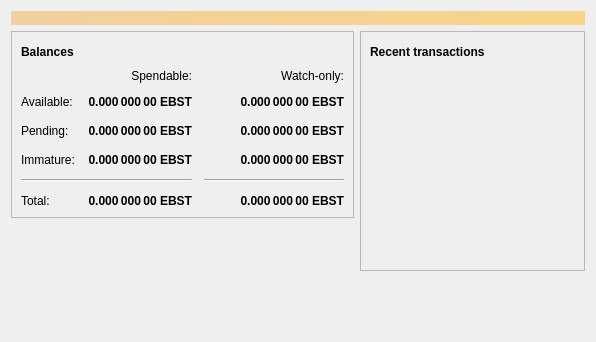
<?xml version="1.0" encoding="UTF-8"?>
<ui version="4.0">
 <class>OverviewPage</class>
 <widget class="QWidget" name="OverviewPage">
  <property name="geometry">
   <rect>
    <x>0</x>
    <y>0</y>
    <width>596</width>
    <height>342</height>
   </rect>
  </property>
  <property name="windowTitle">
   <string>Form</string>
  </property>
  <layout class="QVBoxLayout" name="topLayout">
   <item>
    <widget class="QLabel" name="labelAlerts">
     <property name="visible">
      <bool>false</bool>
     </property>
     <property name="styleSheet">
      <string notr="true">QLabel { background-color: qlineargradient(x1: 0, y1: 0, x2: 1, y2: 0, stop:0 #F0D0A0, stop:1 #F8D488); color:#000000; }</string>
     </property>
     <property name="wordWrap">
      <bool>true</bool>
     </property>
     <property name="margin">
      <number>3</number>
     </property>
     <property name="textInteractionFlags">
      <set>Qt::TextSelectableByMouse</set>
     </property>
    </widget>
   </item>
   <item>
    <layout class="QHBoxLayout" name="horizontalLayout" stretch="1,1">
     <item>
      <layout class="QVBoxLayout" name="verticalLayout_2">
       <item>
        <widget class="QFrame" name="frame">
         <property name="frameShape">
          <enum>QFrame::StyledPanel</enum>
         </property>
         <property name="frameShadow">
          <enum>QFrame::Raised</enum>
         </property>
         <layout class="QVBoxLayout" name="verticalLayout_4">
          <item>
           <layout class="QHBoxLayout" name="horizontalLayout_4">
            <item>
             <widget class="QLabel" name="label_5">
              <property name="font">
               <font>
                <weight>75</weight>
                <bold>true</bold>
               </font>
              </property>
              <property name="text">
               <string>Balances</string>
              </property>
             </widget>
            </item>
            <item>
             <widget class="QPushButton" name="labelWalletStatus">
              <property name="enabled">
               <bool>true</bool>
              </property>
              <property name="maximumSize">
               <size>
                <width>30</width>
                <height>16777215</height>
               </size>
              </property>
              <property name="toolTip">
               <string>The displayed information may be out of date. Your wallet automatically synchronizes with the Eboost network after a connection is established, but this process has not completed yet.</string>
              </property>
              <property name="text">
               <string/>
              </property>
              <property name="icon">
               <iconset resource="../bitcoin.qrc">
                <normaloff>:/icons/warning</normaloff>
                <disabledoff>:/icons/warning</disabledoff>:/icons/warning</iconset>
              </property>
              <property name="iconSize">
               <size>
                <width>24</width>
                <height>24</height>
               </size>
              </property>
              <property name="flat">
               <bool>true</bool>
              </property>
             </widget>
            </item>
            <item>
             <spacer name="horizontalSpacer_3">
              <property name="orientation">
               <enum>Qt::Horizontal</enum>
              </property>
              <property name="sizeHint" stdset="0">
               <size>
                <width>40</width>
                <height>20</height>
               </size>
              </property>
             </spacer>
            </item>
           </layout>
          </item>
          <item>
           <layout class="QGridLayout" name="gridLayout">
            <property name="spacing">
             <number>12</number>
            </property>
            <item row="2" column="2">
             <widget class="QLabel" name="labelWatchPending">
              <property name="font">
               <font>
                <weight>75</weight>
                <bold>true</bold>
               </font>
              </property>
              <property name="cursor">
               <cursorShape>IBeamCursor</cursorShape>
              </property>
              <property name="toolTip">
               <string>Unconfirmed transactions to watch-only addresses</string>
              </property>
              <property name="text">
               <string notr="true">0.000 000 00 EBST</string>
              </property>
              <property name="alignment">
               <set>Qt::AlignRight|Qt::AlignTrailing|Qt::AlignVCenter</set>
              </property>
              <property name="textInteractionFlags">
               <set>Qt::LinksAccessibleByMouse|Qt::TextSelectableByKeyboard|Qt::TextSelectableByMouse</set>
              </property>
             </widget>
            </item>
            <item row="2" column="1">
             <widget class="QLabel" name="labelUnconfirmed">
              <property name="font">
               <font>
                <weight>75</weight>
                <bold>true</bold>
               </font>
              </property>
              <property name="cursor">
               <cursorShape>IBeamCursor</cursorShape>
              </property>
              <property name="toolTip">
               <string>Total of transactions that have yet to be confirmed, and do not yet count toward the spendable balance</string>
              </property>
              <property name="text">
               <string notr="true">0.000 000 00 EBST</string>
              </property>
              <property name="alignment">
               <set>Qt::AlignRight|Qt::AlignTrailing|Qt::AlignVCenter</set>
              </property>
              <property name="textInteractionFlags">
               <set>Qt::LinksAccessibleByMouse|Qt::TextSelectableByKeyboard|Qt::TextSelectableByMouse</set>
              </property>
             </widget>
            </item>
            <item row="3" column="2">
             <widget class="QLabel" name="labelWatchImmature">
              <property name="font">
               <font>
                <weight>75</weight>
                <bold>true</bold>
               </font>
              </property>
              <property name="cursor">
               <cursorShape>IBeamCursor</cursorShape>
              </property>
              <property name="toolTip">
               <string>Mined balance in watch-only addresses that has not yet matured</string>
              </property>
              <property name="text">
               <string notr="true">0.000 000 00 EBST</string>
              </property>
              <property name="alignment">
               <set>Qt::AlignRight|Qt::AlignTrailing|Qt::AlignVCenter</set>
              </property>
              <property name="textInteractionFlags">
               <set>Qt::LinksAccessibleByMouse|Qt::TextSelectableByKeyboard|Qt::TextSelectableByMouse</set>
              </property>
             </widget>
            </item>
            <item row="4" column="0" colspan="2">
             <widget class="Line" name="line">
              <property name="orientation">
               <enum>Qt::Horizontal</enum>
              </property>
             </widget>
            </item>
            <item row="4" column="2">
             <widget class="Line" name="lineWatchBalance">
              <property name="sizePolicy">
               <sizepolicy hsizetype="Preferred" vsizetype="Fixed">
                <horstretch>0</horstretch>
                <verstretch>0</verstretch>
               </sizepolicy>
              </property>
              <property name="minimumSize">
               <size>
                <width>140</width>
                <height>0</height>
               </size>
              </property>
              <property name="orientation">
               <enum>Qt::Horizontal</enum>
              </property>
             </widget>
            </item>
            <item row="5" column="0">
             <widget class="QLabel" name="labelTotalText">
              <property name="text">
               <string>Total:</string>
              </property>
             </widget>
            </item>
            <item row="3" column="1">
             <widget class="QLabel" name="labelImmature">
              <property name="font">
               <font>
                <weight>75</weight>
                <bold>true</bold>
               </font>
              </property>
              <property name="cursor">
               <cursorShape>IBeamCursor</cursorShape>
              </property>
              <property name="toolTip">
               <string>Mined balance that has not yet matured</string>
              </property>
              <property name="text">
               <string notr="true">0.000 000 00 EBST</string>
              </property>
              <property name="alignment">
               <set>Qt::AlignRight|Qt::AlignTrailing|Qt::AlignVCenter</set>
              </property>
              <property name="textInteractionFlags">
               <set>Qt::LinksAccessibleByMouse|Qt::TextSelectableByKeyboard|Qt::TextSelectableByMouse</set>
              </property>
             </widget>
            </item>
            <item row="2" column="3">
             <spacer name="horizontalSpacer_2">
              <property name="orientation">
               <enum>Qt::Horizontal</enum>
              </property>
              <property name="sizeHint" stdset="0">
               <size>
                <width>40</width>
                <height>20</height>
               </size>
              </property>
             </spacer>
            </item>
            <item row="3" column="0">
             <widget class="QLabel" name="labelImmatureText">
              <property name="text">
               <string>Immature:</string>
              </property>
             </widget>
            </item>
            <item row="5" column="1">
             <widget class="QLabel" name="labelTotal">
              <property name="font">
               <font>
                <weight>75</weight>
                <bold>true</bold>
               </font>
              </property>
              <property name="cursor">
               <cursorShape>IBeamCursor</cursorShape>
              </property>
              <property name="toolTip">
               <string>Your current total balance</string>
              </property>
              <property name="text">
               <string notr="true">0.000 000 00 EBST</string>
              </property>
              <property name="alignment">
               <set>Qt::AlignRight|Qt::AlignTrailing|Qt::AlignVCenter</set>
              </property>
              <property name="textInteractionFlags">
               <set>Qt::LinksAccessibleByMouse|Qt::TextSelectableByKeyboard|Qt::TextSelectableByMouse</set>
              </property>
             </widget>
            </item>
            <item row="5" column="2">
             <widget class="QLabel" name="labelWatchTotal">
              <property name="font">
               <font>
                <weight>75</weight>
                <bold>true</bold>
               </font>
              </property>
              <property name="cursor">
               <cursorShape>IBeamCursor</cursorShape>
              </property>
              <property name="toolTip">
               <string>Current total balance in watch-only addresses</string>
              </property>
              <property name="text">
               <string notr="true">0.000 000 00 EBST</string>
              </property>
              <property name="alignment">
               <set>Qt::AlignRight|Qt::AlignTrailing|Qt::AlignVCenter</set>
              </property>
              <property name="textInteractionFlags">
               <set>Qt::LinksAccessibleByMouse|Qt::TextSelectableByKeyboard|Qt::TextSelectableByMouse</set>
              </property>
             </widget>
            </item>
            <item row="0" column="2">
             <widget class="QLabel" name="labelWatchonly">
              <property name="text">
               <string>Watch-only:</string>
              </property>
              <property name="alignment">
               <set>Qt::AlignRight|Qt::AlignTrailing|Qt::AlignVCenter</set>
              </property>
             </widget>
            </item>
            <item row="1" column="0">
             <widget class="QLabel" name="labelBalanceText">
              <property name="text">
               <string>Available:</string>
              </property>
             </widget>
            </item>
            <item row="1" column="1">
             <widget class="QLabel" name="labelBalance">
              <property name="font">
               <font>
                <weight>75</weight>
                <bold>true</bold>
               </font>
              </property>
              <property name="cursor">
               <cursorShape>IBeamCursor</cursorShape>
              </property>
              <property name="toolTip">
               <string>Your current spendable balance</string>
              </property>
              <property name="text">
               <string notr="true">0.000 000 00 EBST</string>
              </property>
              <property name="alignment">
               <set>Qt::AlignRight|Qt::AlignTrailing|Qt::AlignVCenter</set>
              </property>
              <property name="textInteractionFlags">
               <set>Qt::LinksAccessibleByMouse|Qt::TextSelectableByKeyboard|Qt::TextSelectableByMouse</set>
              </property>
             </widget>
            </item>
            <item row="1" column="2">
             <widget class="QLabel" name="labelWatchAvailable">
              <property name="font">
               <font>
                <weight>75</weight>
                <bold>true</bold>
               </font>
              </property>
              <property name="cursor">
               <cursorShape>IBeamCursor</cursorShape>
              </property>
              <property name="toolTip">
               <string>Your current balance in watch-only addresses</string>
              </property>
              <property name="text">
               <string notr="true">0.000 000 00 EBST</string>
              </property>
              <property name="alignment">
               <set>Qt::AlignRight|Qt::AlignTrailing|Qt::AlignVCenter</set>
              </property>
              <property name="textInteractionFlags">
               <set>Qt::LinksAccessibleByMouse|Qt::TextSelectableByKeyboard|Qt::TextSelectableByMouse</set>
              </property>
             </widget>
            </item>
            <item row="2" column="0">
             <widget class="QLabel" name="labelPendingText">
              <property name="text">
               <string>Pending:</string>
              </property>
             </widget>
            </item>
            <item row="0" column="1">
             <widget class="QLabel" name="labelSpendable">
              <property name="text">
               <string>Spendable:</string>
              </property>
              <property name="alignment">
               <set>Qt::AlignRight|Qt::AlignTrailing|Qt::AlignVCenter</set>
              </property>
             </widget>
            </item>
           </layout>
          </item>
         </layout>
        </widget>
       </item>
       <item>
        <spacer name="verticalSpacer">
         <property name="orientation">
          <enum>Qt::Vertical</enum>
         </property>
         <property name="sizeHint" stdset="0">
          <size>
           <width>20</width>
           <height>40</height>
          </size>
         </property>
        </spacer>
       </item>
      </layout>
     </item>
     <item>
      <layout class="QVBoxLayout" name="verticalLayout_3">
       <item>
        <widget class="QFrame" name="frame_2">
         <property name="frameShape">
          <enum>QFrame::StyledPanel</enum>
         </property>
         <property name="frameShadow">
          <enum>QFrame::Raised</enum>
         </property>
         <layout class="QVBoxLayout" name="verticalLayout">
          <item>
           <layout class="QHBoxLayout" name="horizontalLayout_2">
            <item>
             <widget class="QLabel" name="label_4">
              <property name="font">
               <font>
                <weight>75</weight>
                <bold>true</bold>
               </font>
              </property>
              <property name="text">
               <string>Recent transactions</string>
              </property>
             </widget>
            </item>
            <item>
             <widget class="QPushButton" name="labelTransactionsStatus">
              <property name="enabled">
               <bool>true</bool>
              </property>
              <property name="maximumSize">
               <size>
                <width>30</width>
                <height>16777215</height>
               </size>
              </property>
              <property name="toolTip">
               <string>The displayed information may be out of date. Your wallet automatically synchronizes with the Eboost network after a connection is established, but this process has not completed yet.</string>
              </property>
              <property name="text">
               <string/>
              </property>
              <property name="icon">
               <iconset resource="../bitcoin.qrc">
                <normaloff>:/icons/warning</normaloff>
                <disabledoff>:/icons/warning</disabledoff>:/icons/warning</iconset>
              </property>
              <property name="iconSize">
               <size>
                <width>24</width>
                <height>24</height>
               </size>
              </property>
              <property name="flat">
               <bool>true</bool>
              </property>
             </widget>
            </item>
            <item>
             <spacer name="horizontalSpacer">
              <property name="orientation">
               <enum>Qt::Horizontal</enum>
              </property>
              <property name="sizeHint" stdset="0">
               <size>
                <width>40</width>
                <height>20</height>
               </size>
              </property>
             </spacer>
            </item>
           </layout>
          </item>
          <item>
           <widget class="QListView" name="listTransactions">
            <property name="styleSheet">
             <string notr="true">QListView { background: transparent; }</string>
            </property>
            <property name="frameShape">
             <enum>QFrame::NoFrame</enum>
            </property>
            <property name="verticalScrollBarPolicy">
             <enum>Qt::ScrollBarAlwaysOff</enum>
            </property>
            <property name="horizontalScrollBarPolicy">
             <enum>Qt::ScrollBarAlwaysOff</enum>
            </property>
            <property name="selectionMode">
             <enum>QAbstractItemView::NoSelection</enum>
            </property>
           </widget>
          </item>
         </layout>
        </widget>
       </item>
       <item>
        <spacer name="verticalSpacer_2">
         <property name="orientation">
          <enum>Qt::Vertical</enum>
         </property>
         <property name="sizeHint" stdset="0">
          <size>
           <width>20</width>
           <height>40</height>
          </size>
         </property>
        </spacer>
       </item>
      </layout>
     </item>
    </layout>
   </item>
  </layout>
 </widget>
 <resources/>
 <connections/>
</ui>
